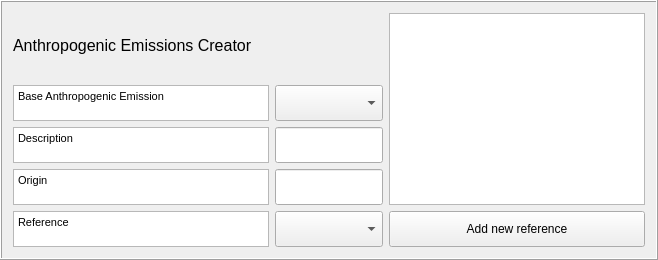
    <widget class="QFrame" name="frame1">
     <property name="sizePolicy">
      <sizepolicy hsizetype="Preferred" vsizetype="Preferred">
       <horstretch>0</horstretch>
       <verstretch>0</verstretch>
      </sizepolicy>
     </property>
     <property name="maximumSize">
      <size>
       <width>5000</width>
       <height>16777215</height>
      </size>
     </property>
     <property name="frameShape">
      <enum>QFrame::Box</enum>
     </property>
     <property name="frameShadow">
      <enum>QFrame::Raised</enum>
     </property>
     <layout class="QGridLayout" name="gridLayout_2">
      <item row="4" column="0">
       <widget class="QTextBrowser" name="textBrowserOrig_2">
        <property name="sizePolicy">
         <sizepolicy hsizetype="Preferred" vsizetype="Preferred">
          <horstretch>0</horstretch>
          <verstretch>0</verstretch>
         </sizepolicy>
        </property>
        <property name="maximumSize">
         <size>
          <width>500</width>
          <height>36</height>
         </size>
        </property>
        <property name="html">
         <string>&lt;!DOCTYPE HTML PUBLIC &quot;-//W3C//DTD HTML 4.0//EN&quot; &quot;http://www.w3.org/TR/REC-html40/strict.dtd&quot;&gt;
&lt;html&gt;&lt;head&gt;&lt;meta name=&quot;qrichtext&quot; content=&quot;1&quot; /&gt;&lt;style type=&quot;text/css&quot;&gt;
p, li { white-space: pre-wrap; }
&lt;/style&gt;&lt;/head&gt;&lt;body style=&quot; font-family:'MS Shell Dlg 2'; font-size:9.75pt; font-weight:400; font-style:normal;&quot;&gt;
&lt;p style=&quot; margin-top:0px; margin-bottom:0px; margin-left:0px; margin-right:0px; -qt-block-indent:0; text-indent:0px;&quot;&gt;&lt;span style=&quot; font-size:8pt;&quot;&gt;Reference&lt;/span&gt;&lt;/p&gt;&lt;/body&gt;&lt;/html&gt;</string>
        </property>
       </widget>
      </item>
      <item row="1" column="1">
       <widget class="QComboBox" name="comboBoxBaseAnEm">
        <property name="sizePolicy">
         <sizepolicy hsizetype="Preferred" vsizetype="Preferred">
          <horstretch>0</horstretch>
          <verstretch>0</verstretch>
         </sizepolicy>
        </property>
        <property name="maximumSize">
         <size>
          <width>16777215</width>
          <height>36</height>
         </size>
        </property>
        <property name="currentIndex">
         <number>-1</number>
        </property>
       </widget>
      </item>
      <item row="2" column="1">
       <widget class="QgsFilterLineEdit" name="textEditDesc">
        <property name="sizePolicy">
         <sizepolicy hsizetype="Preferred" vsizetype="Preferred">
          <horstretch>0</horstretch>
          <verstretch>0</verstretch>
         </sizepolicy>
        </property>
        <property name="maximumSize">
         <size>
          <width>16777215</width>
          <height>36</height>
         </size>
        </property>
        <property name="inputMethodHints">
         <set>Qt::ImhNone</set>
        </property>
        <property name="qgisRelation" stdset="0">
         <string notr="true"/>
        </property>
       </widget>
      </item>
      <item row="0" column="2" rowspan="4">
       <widget class="QTextBrowser" name="textBrowserRef">
        <property name="sizePolicy">
         <sizepolicy hsizetype="Preferred" vsizetype="Expanding">
          <horstretch>0</horstretch>
          <verstretch>0</verstretch>
         </sizepolicy>
        </property>
        <property name="maximumSize">
         <size>
          <width>500</width>
          <height>500</height>
         </size>
        </property>
       </widget>
      </item>
      <item row="4" column="1">
       <widget class="QComboBox" name="comboBoxRef">
        <property name="sizePolicy">
         <sizepolicy hsizetype="Preferred" vsizetype="Preferred">
          <horstretch>0</horstretch>
          <verstretch>0</verstretch>
         </sizepolicy>
        </property>
        <property name="minimumSize">
         <size>
          <width>0</width>
          <height>36</height>
         </size>
        </property>
        <property name="maximumSize">
         <size>
          <width>500</width>
          <height>36</height>
         </size>
        </property>
        <item>
         <property name="text">
          <string/>
         </property>
        </item>
       </widget>
      </item>
      <item row="3" column="0">
       <widget class="QTextBrowser" name="textBrowserOrig">
        <property name="sizePolicy">
         <sizepolicy hsizetype="Preferred" vsizetype="Preferred">
          <horstretch>0</horstretch>
          <verstretch>0</verstretch>
         </sizepolicy>
        </property>
        <property name="maximumSize">
         <size>
          <width>500</width>
          <height>36</height>
         </size>
        </property>
        <property name="html">
         <string>&lt;!DOCTYPE HTML PUBLIC &quot;-//W3C//DTD HTML 4.0//EN&quot; &quot;http://www.w3.org/TR/REC-html40/strict.dtd&quot;&gt;
&lt;html&gt;&lt;head&gt;&lt;meta name=&quot;qrichtext&quot; content=&quot;1&quot; /&gt;&lt;style type=&quot;text/css&quot;&gt;
p, li { white-space: pre-wrap; }
&lt;/style&gt;&lt;/head&gt;&lt;body style=&quot; font-family:'MS Shell Dlg 2'; font-size:9.75pt; font-weight:400; font-style:normal;&quot;&gt;
&lt;p style=&quot; margin-top:0px; margin-bottom:0px; margin-left:0px; margin-right:0px; -qt-block-indent:0; text-indent:0px;&quot;&gt;&lt;span style=&quot; font-size:8pt;&quot;&gt;Origin&lt;/span&gt;&lt;/p&gt;&lt;/body&gt;&lt;/html&gt;</string>
        </property>
       </widget>
      </item>
      <item row="4" column="2">
       <widget class="QPushButton" name="pushButtonToRefManager">
        <property name="sizePolicy">
         <sizepolicy hsizetype="Minimum" vsizetype="Expanding">
          <horstretch>0</horstretch>
          <verstretch>0</verstretch>
         </sizepolicy>
        </property>
        <property name="maximumSize">
         <size>
          <width>16777215</width>
          <height>36</height>
         </size>
        </property>
        <property name="text">
         <string>Add new reference</string>
        </property>
       </widget>
      </item>
      <item row="0" column="0">
       <widget class="QLabel" name="label_46">
        <property name="text">
         <string>&lt;!DOCTYPE HTML PUBLIC &quot;-//W3C//DTD HTML 4.0//EN&quot; &quot;http://www.w3.org/TR/REC-html40/strict.dtd&quot;&gt;
&lt;html&gt;&lt;head&gt;&lt;meta name=&quot;qrichtext&quot; content=&quot;1&quot; /&gt;&lt;style type=&quot;text/css&quot;&gt;
p, li { white-space: pre-wrap; }
&lt;/style&gt;&lt;/head&gt;&lt;body style=&quot; font-family:'MS Shell Dlg 2'; font-size:8pt; font-weight:400; font-style:normal;&quot;&gt;
&lt;p style=&quot; margin-top:0px; margin-bottom:0px; margin-left:0px; margin-right:0px; -qt-block-indent:0; text-indent:0px;&quot;&gt;&lt;span style=&quot; font-size:12pt;&quot;&gt;Anthropogenic Emissions Creator&lt;/span&gt;&lt;/p&gt;&lt;/body&gt;&lt;/html&gt;</string>
        </property>
       </widget>
      </item>
      <item row="1" column="0">
       <widget class="QTextBrowser" name="textBrowserBaseAnEm">
        <property name="sizePolicy">
         <sizepolicy hsizetype="Preferred" vsizetype="Preferred">
          <horstretch>0</horstretch>
          <verstretch>0</verstretch>
         </sizepolicy>
        </property>
        <property name="maximumSize">
         <size>
          <width>500</width>
          <height>36</height>
         </size>
        </property>
        <property name="html">
         <string>&lt;!DOCTYPE HTML PUBLIC &quot;-//W3C//DTD HTML 4.0//EN&quot; &quot;http://www.w3.org/TR/REC-html40/strict.dtd&quot;&gt;
&lt;html&gt;&lt;head&gt;&lt;meta name=&quot;qrichtext&quot; content=&quot;1&quot; /&gt;&lt;style type=&quot;text/css&quot;&gt;
p, li { white-space: pre-wrap; }
&lt;/style&gt;&lt;/head&gt;&lt;body style=&quot; font-family:'MS Shell Dlg 2'; font-size:9.75pt; font-weight:400; font-style:normal;&quot;&gt;
&lt;p style=&quot; margin-top:0px; margin-bottom:0px; margin-left:0px; margin-right:0px; -qt-block-indent:0; text-indent:0px;&quot;&gt;&lt;span style=&quot; font-size:8pt;&quot;&gt;Base Anthropogenic Emission&lt;/span&gt;&lt;/p&gt;&lt;/body&gt;&lt;/html&gt;</string>
        </property>
       </widget>
      </item>
      <item row="3" column="1">
       <widget class="QgsFilterLineEdit" name="textEditOrig">
        <property name="sizePolicy">
         <sizepolicy hsizetype="Preferred" vsizetype="Preferred">
          <horstretch>0</horstretch>
          <verstretch>0</verstretch>
         </sizepolicy>
        </property>
        <property name="maximumSize">
         <size>
          <width>16777215</width>
          <height>36</height>
         </size>
        </property>
        <property name="qgisRelation" stdset="0">
         <string notr="true"/>
        </property>
       </widget>
      </item>
      <item row="2" column="0">
       <widget class="QTextBrowser" name="textBrowserDesc">
        <property name="sizePolicy">
         <sizepolicy hsizetype="Preferred" vsizetype="Preferred">
          <horstretch>0</horstretch>
          <verstretch>0</verstretch>
         </sizepolicy>
        </property>
        <property name="maximumSize">
         <size>
          <width>500</width>
          <height>36</height>
         </size>
        </property>
        <property name="html">
         <string>&lt;!DOCTYPE HTML PUBLIC &quot;-//W3C//DTD HTML 4.0//EN&quot; &quot;http://www.w3.org/TR/REC-html40/strict.dtd&quot;&gt;
&lt;html&gt;&lt;head&gt;&lt;meta name=&quot;qrichtext&quot; content=&quot;1&quot; /&gt;&lt;style type=&quot;text/css&quot;&gt;
p, li { white-space: pre-wrap; }
&lt;/style&gt;&lt;/head&gt;&lt;body style=&quot; font-family:'MS Shell Dlg 2'; font-size:9.75pt; font-weight:400; font-style:normal;&quot;&gt;
&lt;p style=&quot; margin-top:0px; margin-bottom:0px; margin-left:0px; margin-right:0px; -qt-block-indent:0; text-indent:0px;&quot;&gt;&lt;span style=&quot; font-size:8pt;&quot;&gt;Description&lt;/span&gt;&lt;/p&gt;&lt;/body&gt;&lt;/html&gt;</string>
        </property>
       </widget>
      </item>
     </layout>
    </widget>
